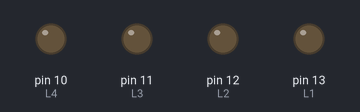
Recording of a sketch running on a simulated Arduino Uno, built with avr-gcc and run on an emulated ATmega328P. Shown: output pins drawn as LEDs (lit = HIGH).

Above: at 0.5 s.
At 2.5 s:
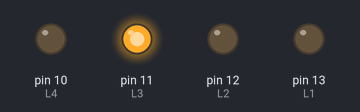
At 4.5 s:
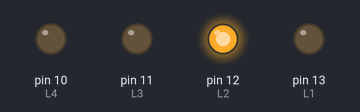
At 9.0 s:
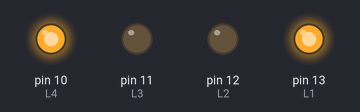
At 14.5 s:
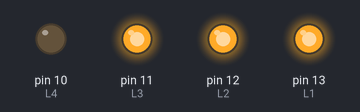
At 19.5 s:
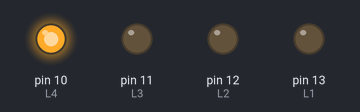
Timing chart, 0 to 20.8 s (numbered marks = the images above):
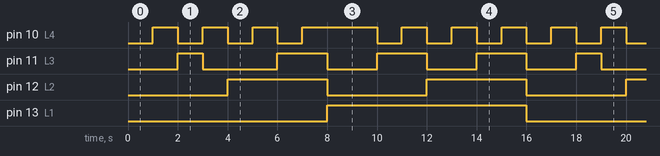

The sketch:

CONTADOE_4BIT_SARA_ARRIETA11a.ino
```cpp
int L1=13;
int L2=12;
int L3=11;
int L4=10;
void setup() {
 pinMode(L1,OUTPUT);//led 1
 pinMode(L2,OUTPUT);//led 2
 pinMode(L3,OUTPUT);//led 3
 pinMode(L4,OUTPUT);//led 4


}

void loop() {

  digitalWrite(L1,LOW),digitalWrite(L2,LOW),digitalWrite(L3,LOW),digitalWrite(L4,LOW);//0000
  delay(1000);
  digitalWrite(L1,LOW),digitalWrite(L2,LOW),digitalWrite(L3,LOW),digitalWrite(L4,HIGH);//0001
  delay(1000);
  digitalWrite(L1,LOW),digitalWrite(L2,LOW),digitalWrite(L4,LOW),digitalWrite(L3,HIGH);//0010
  delay(1000);
  digitalWrite(L1,LOW),digitalWrite(L2,LOW),digitalWrite(L3,LOW),digitalWrite(L4,HIGH);//0011
  delay(1000);
  digitalWrite(L1,LOW),digitalWrite(L3,LOW),digitalWrite(L4,LOW),digitalWrite(L2,HIGH);//0100
  delay(1000);
  digitalWrite(L1,LOW),digitalWrite(L3,LOW),digitalWrite(L2,HIGH),digitalWrite(L4,HIGH);//0101
  delay(1000);
  digitalWrite(L1,LOW),digitalWrite(L4,LOW),digitalWrite(L2,HIGH),digitalWrite(L3,HIGH);//0110
  delay(1000);
  digitalWrite(L1,LOW),digitalWrite(L2,HIGH),digitalWrite(L3,HIGH),digitalWrite(L4,HIGH);//0111
  delay(1000);
  digitalWrite(L2,LOW),digitalWrite(L3,LOW),digitalWrite(L1,LOW),digitalWrite(L1,HIGH);//1000
  delay(1000);
  digitalWrite(L2,LOW),digitalWrite(L3,LOW),digitalWrite(L1,HIGH),digitalWrite(L4,HIGH);//1001
  delay(1000);
  digitalWrite(L2,LOW),digitalWrite(L4,LOW),digitalWrite(L1,HIGH),digitalWrite(L3,HIGH);//1010
  delay(1000);
  digitalWrite(L2,LOW),digitalWrite(L1,HIGH),digitalWrite(L3,HIGH),digitalWrite(L4,HIGH);//1011
  delay(1000);
  digitalWrite(L3,LOW),digitalWrite(L4,LOW),digitalWrite(L1,HIGH),digitalWrite(L2,HIGH);//1100
  delay(1000);
  digitalWrite(L3,LOW),digitalWrite(L1,HIGH),digitalWrite(L2,HIGH),digitalWrite(L4,HIGH);//1101
  delay(1000);
  digitalWrite(L4,LOW),digitalWrite(L1,HIGH),digitalWrite(L2,HIGH),digitalWrite(L3,HIGH);//1110
  delay(1000);
  digitalWrite(L1,HIGH),digitalWrite(L2,HIGH),digitalWrite(L3,HIGH),digitalWrite(L4,HIGH);//1111
  delay(1000);

}
```

Measured:
- by itself, pin 10 (L4): repeats every 16.0 s: 2 × (LOW 1.0 s, HIGH 1.0 s), LOW 1.0 s, HIGH 3.0 s, 4 × (LOW 1.0 s, HIGH 1.0 s)
- by itself, pin 11 (L3): repeats every 16.0 s: LOW 3.0 s, 3 × (HIGH 2.0 s, LOW 2.0 s), HIGH 1.0 s
- by itself, pin 12 (L2): alternates HIGH for 4.0 s and LOW for 4.0 s
- by itself, pin 13 (L1): alternates HIGH for 8.0 s and LOW for 8.0 s
